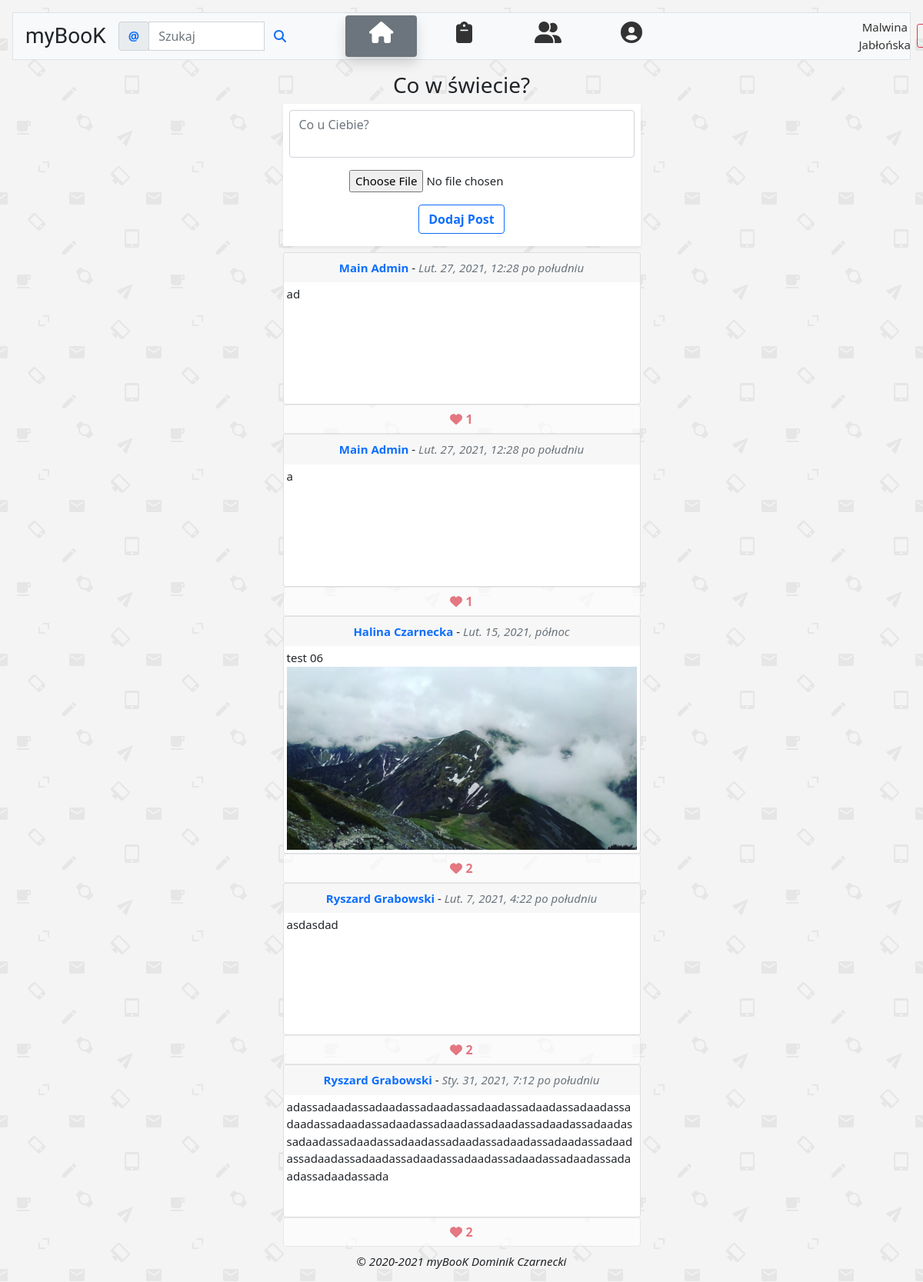
The page /feed/ (signed in) on the database its author committed.
### feed/models.py (models this page shows, shortened)
class Post(models.Model):
    postAuthor = models.ForeignKey(User, default=None, blank=True, null=False, on_delete=models.CASCADE)
    postContent = models.TextField(verbose_name='', max_length=200)
    postDate = models.DateTimeField(default=timezone.now)
    postLikes = models.ManyToManyField(User, blank=True, related_name='postlikes')
    postImages = models.ImageField(null=True, blank=True, upload_to='images/%Y/%m/%d', verbose_name='')
    postUrl = models.URLField(null=True, blank=True)

### feed/views.py (the view, shortened to what this page needs)
# urls.py: path('', FollowersPosts.as_view(), name='followers-posts'),
@method_decorator(login_required, name='dispatch')
class FollowersPosts(View):
    @staticmethod
    def get(request, *args, **kwargs):
        formFollowersPost = PostCreateForm()
        followersPosts = Post.objects.filter(
            postAuthor__profile__followers__in=[request.user.id]
        ).order_by('-postDate')
        allUsers = Profile.objects.all()
        return render(request, 'feed/followersPosts.html', {
            'followersPosts': followersPosts,
            'form': formFollowersPost,
            'allUsers': allUsers,
        })

### feed/forms.py
class PostCreateForm(forms.ModelForm):
    class Meta:
        model = Post
        fields = ['postContent', 'postImages', 'postUrl']
        postImages = forms.ImageField(),
        widgets = {
            'postContent': forms.Textarea(attrs={'class': 'form-control ',
                                                 'rows': '2',
                                                 'placeholder': "Co u Ciebie?",
                                                 'style': 'resize:none'
                                                 }),
            'postUrl': forms.HiddenInput,
        }

### feed/templates/feed/followersPosts.html (shortened to what this page needs)
{% extends "mainPage.html" %}
{% block content %}
    <div class="container ">
        <h3>Co w świecie?</h3>
        <div class="mx-auto bg-white col-md-5    mb-2 ">
            <form class="fw-normal shadow-sm  p-2 mt-2" method="POST" enctype="multipart/form-data">
                {{ form.as_p }}
                <button class="btn  fw-bold  btn-outline-primary mb-2 ">Dodaj Post</button>
            </form>
        </div>
        {% for post in followersPosts %}
            <div class="col-md-5  mx-auto card
                    overflow-hidden" style="min-height:150px; max-height:500px">
                <div class="card-header border-0  ">
                    <a href="{% url 'userProfile' post.postAuthor.profile.pk %}">
                        <strong class="link-primary">
                            {{ post.postAuthor.get_full_name }} </strong></a> -
                    <em class="text-secondary "> {{ post.postDate }} </em>
                </div>
                <div class="img-thumbnail border-0 position-relative">
                    <div class=" card  border-0  text-start  "
                         style="min-height:150px; max-height:599px;">
                        {{ post.postContent }}
                        {% if post.postImages %}
                            <img src="{{ post.postImages.url }}" alt="img">
                        {% endif %}
                    </div>
                </div>
            </div>
            {% with allLikes=post.postLikes.count %}
                <button class=" disabled fw-bold btn bg-white  border  col-md-5 text-danger">
                    <i class="fas fa-heart"></i> {{ allLikes }}
                </button>
            {% endwith %}
        {% endfor %}
    </div>
    <footer class="bs-popover-bottom">
        <p class=" font-italic fw-light"><em> © 2020-2021 myBooK Dominik Czarnecki</em></p>
    </footer>
{% endblock %}

### konto/templates/mainPage.html (shortened to what this page needs)
{% load static %}
{% url 'feed:followers-posts' as home %}
{% url 'feed:new-posts' as news %}
{% url 'all_users' as people %}
{% url 'profile_edit' user.profile.pk as edit %}
{% url 'wyloguj'  as logout %}
{% url 'userProfile' user.profile.pk as profile %}
{% url 'userProfile' user.profile.pk as profiledropdown %}
<!doctype html>
<html lang="pl">
<head>
    <link href="https://cdn.jsdelivr.net/npm/bootstrap@5.0.0-beta1/dist/css/bootstrap.min.css" rel="stylesheet"
>
    <link rel="stylesheet" href="{% static 'css/all.min.css' %}">
    <link href="{% static "css/main.css" %}" rel="stylesheet">
    <link rel="stylesheet" href="//code.jquery.com/ui/1.12.1/themes/base/jquery-ui.css">
</head>
<body class="text-center" style="background-image: url('{% static "backgrounds/tlo01.png" %}' );">
{% if request.user.is_authenticated %}
    <nav class="nav nav-pills m-3  sticky-top border   bg-light navbar-expand-lg ">
    <a class="navbar-brand  text-dark mx-3 mt-2 " href="{% url 'feed:followers-posts' %}">
        <h3 class="chewy  text-decoration-none">
            myBooK
        </h3>
    </a>
    <nav class="navbar navbar-light bg-light   ">
        <form class="form-inline " method="get" action="{% url 'user_search' %}">
            <div class="input-group">
                <div class="input-group-prepend">
                    <span class="input-group-text align-content-center text-primary fw-bold" id="basic-addon1">@</span>
                </div>
                <input type="text" class="form-control" placeholder="Szukaj" aria-label="Username"
                       aria-describedby="basic-addon1" name="quest" value="{{ request.GET.quest }}">
                <button class="btn bg-transparent   "><i class="fas fa-search link-primary"></i>
                </button>
            </div>
        </form>
    </nav>
    <div class="collapse navbar-collapse " id="navbarSupportedContent">
    <div class=" justify-content-center  col-md-11">
        <div class="row">
            <ul class=" nav  nav-navbar  mx-2   col-md-9 justify-content-center  mb-lg-0  ">
                <li class="nav-item mx-2 col-md-2">
                    <a class="nav-link    {% if request.path == home %} active shadow  bg-secondary     {% endif %}"
                       href="{% url 'feed:followers-posts' %}">
                        <i class="fas fa-home h3 "></i>
                    </a>
                </li>
                <li class=" nav-item mx-2 col-md-2 ">
                    <a class="nav-link {% if request.path == news %} active shadow   bg-secondary {% endif %}"
                       href="{% url 'feed:new-posts' %}">
                        <i class="fas h3 fa-clipboard"></i>
                    </a>
                </li>
                <li class="nav-item  mx-2 col-md-2 ">
                    <a class="nav-link {% if request.path == people %} active shadow    bg-secondary {% endif %} "
                       data-toggle="tab"
                       href="{% url 'all_users' %}">
                        <i class="fas fa-user-friends h3"></i>
                    </a>
                </li>
                <li class="nav-item dropdown  col-md-2 mx-2">
                    <a class="nav-link  {% if request.path == profiledropdown %} active shadow   bg-secondary {% endif %}"
                       href="#"
                       role="button" data-bs-toggle="dropdown" aria-expanded="false">
                        <i class="fas fa-user-circle h3 "></i>
                    </a>
                </li>
            </ul>
        </div>
    </div>
{% endif %}
{% if request.user.is_authenticated %}
    <a class="  fw-normal  link" href="{{ profile }} ">
        {{ request.user.first_name }} {{ request.user.last_name }}
    </a>
    <div class="dropdown mx-2 ">
        <button class=" btn  btn-sm btn-outline-danger   " data-bs-toggle="dropdown" aria-expanded="false">
        </button>
    </div>
    </div>
{% endif %}
</nav>
{% block content %}
{% endblock %}
</body>
</html>

### konto/static/css/main.css (style rules this page uses)
body { margin: 0; padding: 0; font-size: 15px; color: #212529; }
.chewy { font-family: 'Chewy', cursive; }
a:link { text-decoration: none; outline-color: #205067; color: #333333; }

### rows shown on the page
Post: postAuthor.get_full_name "Main Admin", postDate "Lut. 27, 2021, 12:28 po południu", postContent "ad", postLikes.count "1"
Post: postAuthor.get_full_name "Main Admin", postDate "Lut. 27, 2021, 12:28 po południu", postContent "a", postLikes.count "1"
Post: postAuthor.get_full_name "Halina Czarnecka", postDate "Lut. 15, 2021, północ", postContent "test 06", postImages (picture), postLikes.count "2"
Post: postAuthor.get_full_name "Ryszard Grabowski", postDate "Lut. 7, 2021, 4:22 po południu", postContent "asdasdad", postLikes.count "2"
Post: postAuthor.get_full_name "Ryszard Grabowski", postDate "Sty. 31, 2021, 7:12 po południu", postContent "adassadaadassadaadassadaadassadaadassadaadassadaadassadaadassadaadassadaadassadaadassadaadassadaadassadaadassadaadassadaadassadaadassadaadassadaadassadaadassadaadassadaadassadaadassadaadassadaadassadaadassadaadassadaadassadaadassada", postLikes.count "2"

### other values the page prints
{{ request.user.first_name }} "Malwina"
{{ request.user.last_name }} "Jabłońska"
